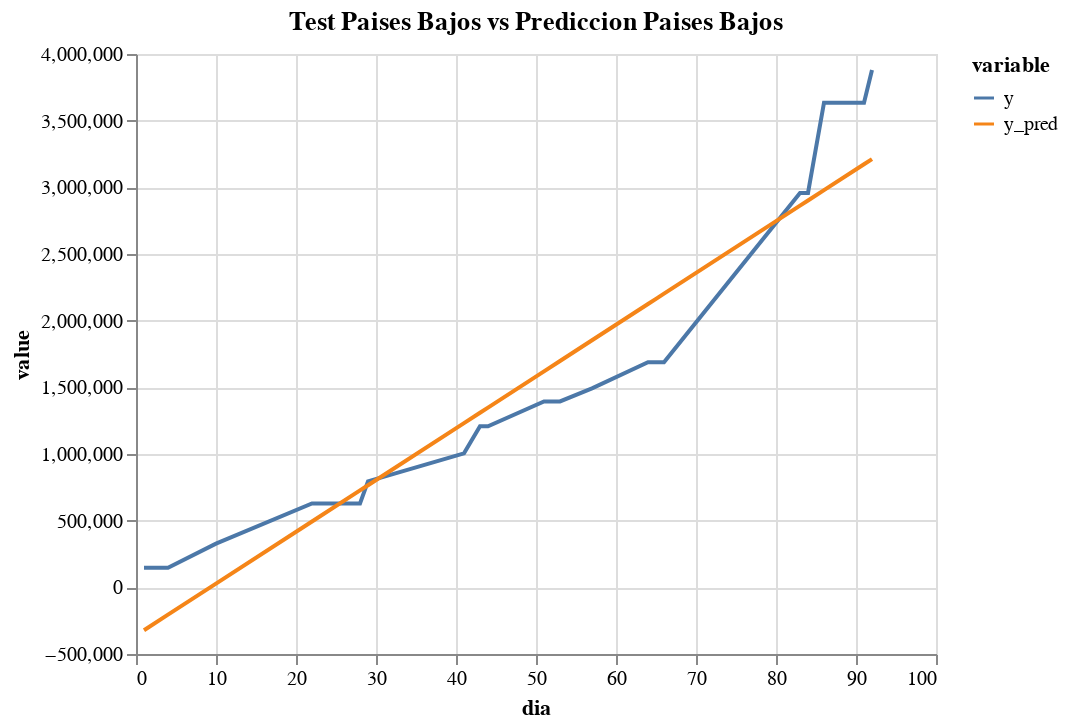

Write notebook code for a chart like this one.
### Markdown cell above
# Comparacion Paises Bajos vs Ecuador

### Code cell
import datetime as dt
archivo_paisesbajos = pd.read_csv('vacunacionPaisesbajos.csv')
archivo_paisesbajos['fecha'] = pd.to_datetime(archivo_paisesbajos['fecha'])   
archivo_paisesbajos['dia'] =  (archivo_paisesbajos['fecha'] - archivo_paisesbajos['fecha'].min())  / np.timedelta64(1,'D')
archivo_paisesbajos['dia']=archivo_paisesbajos.iloc[:,3:4].values
archivo_paisesbajos['dia']=archivo_paisesbajos['dia'].astype(int)
features = archivo_paisesbajos.iloc[:,3:4].values
target=archivo_paisesbajos.iloc[:,1:2].values
X_train_paisesbajos, X_test_paisesbajos, y_train_paisesbajos, y_test_paisesbajos = train_test_split(features, target, test_size=0.2)
model_linear = LinearRegression()
model_linear = model_linear.fit(X_train_paisesbajos,y_train_paisesbajos)
print("Linear Score : ",model_linear.score(X_test_paisesbajos,y_test_paisesbajos))
data_linear=pd.DataFrame({'dia':X_test_paisesbajos.reshape(-1),'y':y_test_paisesbajos.reshape(-1),'y_pred':model_linear.predict(X_test_paisesbajos).reshape(-1)})
alt.Chart(data_linear.melt('dia')).mark_line().encode(x='dia',y='value',color='variable').properties(title='Test Paises Bajos vs Prediccion Paises Bajos').interactive()

### Figure 1 — Vega-Lite specification as saved in the notebook (floating-point values rounded to 4 significant figures)
{"config": {"view": {"continuousWidth": 400, "continuousHeight": 300}}, "data": {"name": "data-628265d520f66387aa85fce09da668f4"}, "mark": "line", "encoding": {"color": {"type": "nominal", "field": "variable"}, "x": {"type": "quantitative", "field": "dia"}, "y": {"type": "quantitative", "field": "value"}}, "selection": {"selector004": {"type": "interval", "bind": "scales", "encodings": ["x", "y"]}}, "title": "Test Paises Bajos vs Prediccion Paises Bajos", "$schema": "https://vega.github.io/schema/vega-lite/v4.8.1.json", "datasets": {"data-628265d520f66387aa85fce09da668f4": [{"dia": 53, "variable": "y", "value": 1395000.0}, {"dia": 91, "variable": "y", "value": 3635000.0}, {"dia": 66, "variable": "y", "value": 1688000.0}, {"dia": 86, "variable": "y", "value": 3635000.0}, {"dia": 29, "variable": "y", "value": 795300.0}, {"dia": 41, "variable": "y", "value": 1005000.0}, {"dia": 1, "variable": "y", "value": 146600.0}, {"dia": 44, "variable": "y", "value": 1208000.0}, {"dia": 65, "variable": "y", "value": 1688000.0}, {"dia": 64, "variable": "y", "value": 1688000.0}, {"dia": 83, "variable": "y", "value": 2958000.0}, {"dia": 4, "variable": "y", "value": 146600.0}, {"dia": 84, "variable": "y", "value": 2958000.0}, {"dia": 57, "variable": "y", "value": 1492000.0}, {"dia": 51, "variable": "y", "value": 1395000.0}, {"dia": 22, "variable": "y", "value": 629000.0}, {"dia": 92, "variable": "y", "value": 3880000.0}, {"dia": 28, "variable": "y", "value": 629000.0}, {"dia": 43, "variable": "y", "value": 1208000.0}, {"dia": 10, "variable": "y", "value": 327800.0}, {"dia": 53, "variable": "y_pred", "value": 1698000.0}, {"dia": 91, "variable": "y_pred", "value": 3173000.0}, {"dia": 66, "variable": "y_pred", "value": 2202000.0}, {"dia": 86, "variable": "y_pred", "value": 2979000.0}, {"dia": 29, "variable": "y_pred", "value": 765600.0}, {"dia": 41, "variable": "y_pred", "value": 1232000.0}, {"dia": 1, "variable": "y_pred", "value": -321600.0}, {"dia": 44, "variable": "y_pred", "value": 1348000.0}, {"dia": 65, "variable": "y_pred", "value": 2164000.0}, {"dia": 64, "variable": "y_pred", "value": 2125000.0}, {"dia": 83, "variable": "y_pred", "value": 2862000.0}, {"dia": 4, "variable": "y_pred", "value": -205100.0}, {"dia": 84, "variable": "y_pred", "value": 2901000.0}, {"dia": 57, "variable": "y_pred", "value": 1853000.0}, {"dia": 51, "variable": "y_pred", "value": 1620000.0}, {"dia": 22, "variable": "y_pred", "value": 493800.0}, {"dia": 92, "variable": "y_pred", "value": 3212000.0}, {"dia": 28, "variable": "y_pred", "value": 726800.0}, {"dia": 43, "variable": "y_pred", "value": 1309000.0}, {"dia": 10, "variable": "y_pred", "value": 27860.0}]}}
